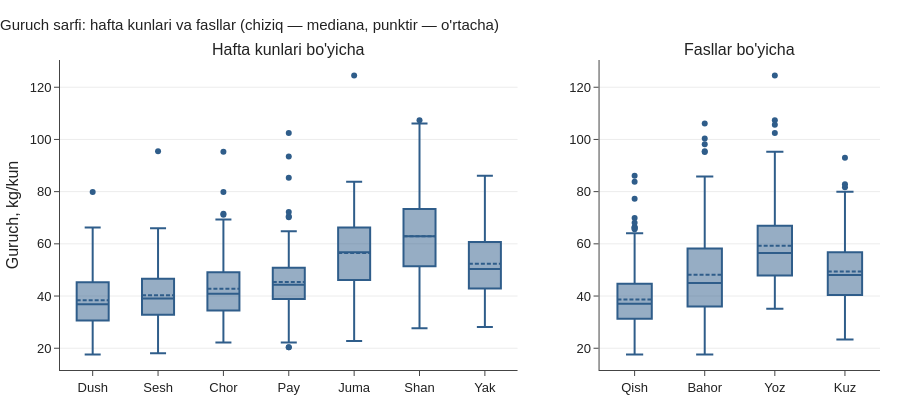

Notebook cell for this chart:
### Code cell
fig = make_subplots(rows=1, cols=2, subplot_titles=["Hafta kunlari bo'yicha", "Fasllar bo'yicha"],
                    column_widths=[0.62, 0.38])
for wd in range(7):
    fig.add_box(y=df.loc[df.weekday == wd, "rice_kg"], name=WEEKDAYS_UZ[wd], marker_color=style.BLUE,
                boxmean=True, showlegend=False, row=1, col=1)
for s in ["winter", "spring", "summer", "autumn"]:
    fig.add_box(y=df.loc[df.season == s, "rice_kg"], name=SEASONS_UZ[s], marker_color=style.BLUE,
                boxmean=True, showlegend=False, row=1, col=2)
fig.update_yaxes(title_text="Guruch, kg/kun", row=1, col=1)
fig.update_layout(title="Guruch sarfi: hafta kunlari va fasllar (chiziq — mediana, punktir — o'rtacha)", height=420)
style.save(fig, "01_rice_box_weekday_season")

### Figure 1 — Plotly figure (JSON) as saved in the notebook; plotly's stock layout.template omitted (floating-point values rounded to 4 significant figures; data arrays with more than 128 entries replaced by an {"elided": "..."} marker saying what was removed)
{"data": [{"boxmean": true, "marker": {"color": "#2f5d8a"}, "name": "Dush", "showlegend": false, "type": "box", "xaxis": "x", "y": {"elided": "129 float values"}, "yaxis": "y"}, {"boxmean": true, "marker": {"color": "#2f5d8a"}, "name": "Sesh", "showlegend": false, "type": "box", "xaxis": "x", "y": {"elided": "129 float values"}, "yaxis": "y"}, {"boxmean": true, "marker": {"color": "#2f5d8a"}, "name": "Chor", "showlegend": false, "type": "box", "xaxis": "x", "y": {"elided": "129 float values"}, "yaxis": "y"}, {"boxmean": true, "marker": {"color": "#2f5d8a"}, "name": "Pay", "showlegend": false, "type": "box", "xaxis": "x", "y": [39.4, 35.4, 44.1, 39.8, 25.5, 20.4, 31.0, 33.3, 42.9, 41.4, 46.4, 28.8, 25.2, 40.3, 32.3, 36.0, 39.0, 43.9, 41.4, 56.8, 58.5, 48.2, 40.3, 53.2, 62.3, 93.5, 85.3, 55.9, 53.2, 61.1, 50.6, 47.9, 42.8, 45.5, 44.4, 50.2, 44.9, 55.1, 40.9, 44.6, 43.1, 45.5, 42.3, 39.4, 50.4, 44.3, 47.3, 46.5, 45.9, 31.6, 40.7, 24.2, 49.3, 20.4, 41.4, 32.1, 23.6, 33.9, 37.3, 41.3, 36.1, 70.2, 33.4, 41.1, 38.8, 40.2, 72.2, 55.8, 45.0, 64.8, 56.0, 40.3, 37.3, 55.7, 70.6, 52.2, 60.9, 62.3, 102.5, 51.0, 54.7, 58.8, 60.3, 47.0, 50.4, 39.7, 49.1, 47.7, 48.6, 57.1, 40.0, 49.5, 48.2, 35.6, 47.9, 43.2, 49.6, 49.1, 57.3, 39.9, 45.6, 37.8, 30.7, 37.9, 39.3, 37.3, 42.1, 30.4, 22.2, 55.3, 26.2, 44.8, 31.4, 30.0, 26.3, 39.2, 26.5, 52.9, 45.6, 54.2, 43.3, 62.0, 47.0, 39.4, 47.1, 43.5, 61.2, 50.0], "yaxis": "y"}, {"boxmean": true, "marker": {"color": "#2f5d8a"}, "name": "Juma", "showlegend": false, "type": "box", "xaxis": "x", "y": [37.1, 38.1, 66.3, 43.0, 77.3, 51.3, 23.9, 49.3, 75.5, 75.5, 59.2, 43.0, 40.4, 43.6, 30.7, 44.4, 43.6, 75.4, 66.9, 70.9, 61.0, 54.3, 59.5, 52.4, 59.8, 58.4, 74.6, 67.7, 61.6, 56.7, 69.3, 60.1, 73.2, 82.4, 82.8, 62.8, 55.9, 46.4, 48.1, 70.7, 50.0, 54.0, 48.1, 81.7, 56.8, 53.8, 54.7, 44.6, 37.0, 46.0, 44.8, 41.3, 37.3, 41.9, 62.6, 37.5, 30.2, 46.2, 27.8, 50.4, 72.2, 75.4, 36.2, 39.4, 34.2, 47.5, 78.3, 59.8, 56.8, 71.7, 54.7, 46.9, 56.6, 58.4, 83.7, 66.3, 79.6, 64.6, 63.0, 57.3, 124.5, 52.7, 61.5, 50.9, 75.4, 77.0, 58.9, 67.8, 38.2, 64.4, 59.3, 57.0, 62.5, 60.5, 52.2, 55.0, 59.1, 48.8, 58.5, 79.5, 29.9, 29.4, 47.3, 38.9, 60.0, 32.7, 45.1, 22.8, 45.2, 65.6, 53.6, 47.2, 54.4, 49.4, 69.9, 69.5, 42.4, 66.5, 54.2, 77.4, 62.5, 59.0, 68.2, 50.9, 56.5, 83.8, 63.9, 62.2], "yaxis": "y"}, {"boxmean": true, "marker": {"color": "#2f5d8a"}, "name": "Shan", "showlegend": false, "type": "box", "xaxis": "x", "y": [69.9, 50.8, 42.5, 51.4, 58.4, 50.7, 68.1, 57.4, 70.7, 56.4, 72.8, 34.3, 41.9, 45.0, 40.8, 98.2, 62.9, 100.4, 62.9, 83.7, 69.2, 87.6, 71.9, 93.1, 74.1, 75.9, 66.9, 61.3, 107.4, 73.4, 86.5, 67.2, 85.6, 73.3, 52.5, 66.8, 58.4, 66.3, 62.1, 64.9, 59.7, 75.8, 47.5, 72.0, 69.4, 57.5, 54.8, 51.6, 44.6, 55.2, 35.0, 41.1, 64.1, 37.6, 66.1, 55.5, 50.1, 40.9, 33.6, 39.1, 65.0, 68.2, 56.0, 32.9, 34.1, 44.8, 65.5, 95.2, 58.2, 106.1, 55.5, 71.2, 57.9, 85.0, 70.1, 93.1, 80.6, 71.3, 76.0, 75.3, 90.8, 77.1, 84.7, 65.2, 72.1, 105.6, 50.1, 64.2, 59.0, 79.0, 54.8, 67.2, 57.4, 75.4, 58.7, 58.3, 70.0, 93.0, 77.7, 51.4, 61.0, 49.2, 33.1, 49.2, 36.5, 52.5, 66.5, 52.8, 27.7, 40.7, 39.2, 51.4, 41.3, 66.2, 36.4, 63.3, 40.8, 82.3, 56.4, 62.9, 77.9, 74.8, 48.7, 60.5, 73.9, 68.2, 75.0, 56.3], "yaxis": "y"}, {"boxmean": true, "marker": {"color": "#2f5d8a"}, "name": "Yak", "showlegend": false, "type": "box", "xaxis": "x", "y": {"elided": "129 float values"}, "yaxis": "y"}, {"boxmean": true, "marker": {"color": "#2f5d8a"}, "name": "Qish", "showlegend": false, "type": "box", "xaxis": "x2", "y": {"elided": "240 float values"}, "yaxis": "y2"}, {"boxmean": true, "marker": {"color": "#2f5d8a"}, "name": "Bahor", "showlegend": false, "type": "box", "xaxis": "x2", "y": {"elided": "276 float values"}, "yaxis": "y2"}, {"boxmean": true, "marker": {"color": "#2f5d8a"}, "name": "Yoz", "showlegend": false, "type": "box", "xaxis": "x2", "y": {"elided": "202 float values"}, "yaxis": "y2"}, {"boxmean": true, "marker": {"color": "#2f5d8a"}, "name": "Kuz", "showlegend": false, "type": "box", "xaxis": "x2", "y": {"elided": "182 float values"}, "yaxis": "y2"}], "layout": {"annotations": [{"font": {"size": 16}, "showarrow": false, "text": "Hafta kunlari bo'yicha", "x": 0.279, "xanchor": "center", "xref": "paper", "y": 1, "yanchor": "bottom", "yref": "paper"}, {"font": {"size": 16}, "showarrow": false, "text": "Fasllar bo'yicha", "x": 0.829, "xanchor": "center", "xref": "paper", "y": 1, "yanchor": "bottom", "yref": "paper"}], "height": 420, "title": {"text": "Guruch sarfi: hafta kunlari va fasllar (chiziq — mediana, punktir — o'rtacha)"}, "xaxis": {"anchor": "y", "domain": [0, 0.558]}, "xaxis2": {"anchor": "y2", "domain": [0.658, 1]}, "yaxis": {"anchor": "x", "domain": [0, 1], "title": {"text": "Guruch, kg/kun"}}, "yaxis2": {"anchor": "x2", "domain": [0, 1]}}}
